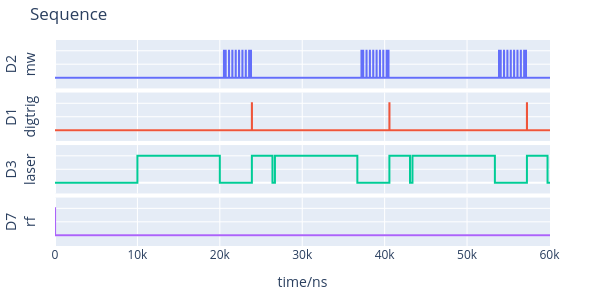

The cell this chart's notebook holds for it:
### Code cell
# mw_times = np.linspace(200e-9, 200e-9, 1) * 1e9
nuclear_pihalf = 10000 # ns 
pihalf_x = 16
pihalf_y = pihalf_x
pi_x = 32 # ns
pi_y = pi_x

tau = (1/(2*1.3333e6))*1e9
n = 1
wait_time = 300
n_R = 3

readout_time = 2500 # ns 
trig_time = 10 #ns 
singlet_decay = 500
laser_time = 10000 # 15 us 
clock_time = 10 
mw_buffer_time = 100
awg_trig_time = 10

sequence = CASR(nuclear_pihalf, laser_time, singlet_decay, pihalf_x, pihalf_y, pi_x, pi_y, tau, n, mw_buffer_time, readout_time, wait_time, n_R)

ps.setDigital("rf", sequence[0])
ps.setDigital("laser", sequence[1]) # digitizer trigger
ps.setDigital("digtrig", sequence[2]) # digitizer trigger
ps.setDigital("mw", sequence[3]) # MW IQ
ps.setTrigger
ps.plotSeq(plot_all=False)

### Figure 1 — Plotly figure (JSON) as saved in the notebook; plotly's stock layout.template omitted (floating-point values rounded to 4 significant figures)
{"data": [{"line": {"shape": "hv"}, "mode": "lines", "name": "D2", "type": "scatter", "x": [0, 10000, 20500, 20510, 20516, 20703, 20713, 21110, 21120, 21517, 21527, 21924, 21934, 22331, 22341, 22738, 22748, 23145, 23155, 23552, 23562, 23771, 23781, 26687, 37187, 37197, 37203, 37390, 37400, 37797, 37807, 38204, 38214, 38611, 38621, 39018, 39028, 39425, 39435, 39832, 39842, 40239, 40249, 40458, 40468, 43374, 53874, 53884, 53890, 54077, 54087, 54484, 54494, 54891, 54901, 55298, 55308, 55705, 55715, 56112, 56122, 56519, 56529, 56926, 56936, 57145, 57155, 60061, 60064], "xaxis": "x", "y": [0, 0, 1, 0, 0, 1, 0, 1, 0, 1, 0, 1, 0, 1, 0, 1, 0, 1, 0, 1, 0, 1, 0, 0, 1, 0, 0, 1, 0, 1, 0, 1, 0, 1, 0, 1, 0, 1, 0, 1, 0, 1, 0, 1, 0, 0, 1, 0, 0, 1, 0, 1, 0, 1, 0, 1, 0, 1, 0, 1, 0, 1, 0, 1, 0, 1, 0, 0, 0], "yaxis": "y"}, {"line": {"shape": "hv"}, "mode": "lines", "name": "D1", "type": "scatter", "x": [0, 10000, 23888, 23898, 26688, 40576, 40586, 43376, 57264, 57274, 60064], "xaxis": "x2", "y": [0, 0, 1, 0, 0, 1, 0, 0, 1, 0, 0], "yaxis": "y2"}, {"line": {"shape": "hv"}, "mode": "lines", "name": "D3", "type": "scatter", "x": [0, 10000, 20000, 23888, 26388, 26688, 36688, 40576, 43076, 43376, 53376, 57264, 59764, 60064], "xaxis": "x3", "y": [0, 1, 0, 1, 0, 1, 0, 1, 0, 1, 0, 1, 0, 0], "yaxis": "y3"}, {"line": {"shape": "hv"}, "mode": "lines", "name": "D7", "type": "scatter", "x": [0, 10, 10000, 60064], "xaxis": "x4", "y": [1, 0, 0, 0], "yaxis": "y4"}], "layout": {"height": 300, "margin": {"b": 40, "l": 50, "r": 50, "t": 40}, "showlegend": false, "title": {"text": "Sequence"}, "width": 600, "xaxis": {"anchor": "y", "domain": [0, 1], "matches": "x4", "showticklabels": false}, "xaxis2": {"anchor": "y2", "domain": [0, 1], "matches": "x4", "showticklabels": false}, "xaxis3": {"anchor": "y3", "domain": [0, 1], "matches": "x4", "showticklabels": false}, "xaxis4": {"anchor": "y4", "domain": [0, 1], "title": {"text": "time/ns"}}, "yaxis": {"anchor": "x", "domain": [0.765, 1.0], "range": [-0.4, 1.4], "showticklabels": false, "title": {"text": "D2<br>mw"}}, "yaxis2": {"anchor": "x2", "domain": [0.51, 0.745], "range": [-0.4, 1.4], "showticklabels": false, "title": {"text": "D1<br>digtrig"}}, "yaxis3": {"anchor": "x3", "domain": [0.255, 0.49], "range": [-0.4, 1.4], "showticklabels": false, "title": {"text": "D3<br>laser"}}, "yaxis4": {"anchor": "x4", "domain": [0, 0.235], "range": [-0.4, 1.4], "showticklabels": false, "title": {"text": "D7<br>rf"}}}}
